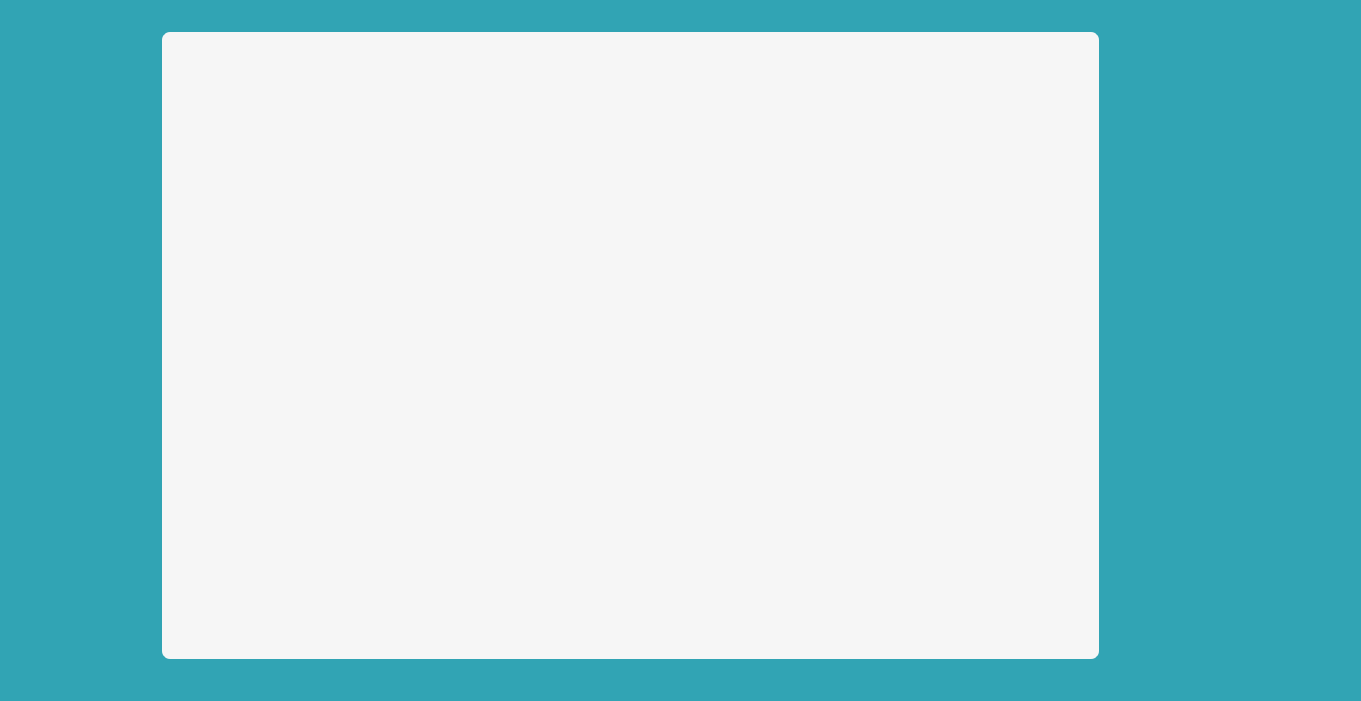
<?xml version="1.0" encoding="UTF-8"?>
<ui version="4.0">
 <class>Form</class>
 <widget class="QWidget" name="Form">
  <property name="geometry">
   <rect>
    <x>0</x>
    <y>0</y>
    <width>1361</width>
    <height>701</height>
   </rect>
  </property>
  <property name="windowTitle">
   <string>Form</string>
  </property>
  <property name="styleSheet">
   <string notr="true">#Form{
background-color: #31a4b4; 
}</string>
  </property>
  <widget class="QLabel" name="label">
   <property name="geometry">
    <rect>
     <x>310</x>
     <y>110</y>
     <width>631</width>
     <height>421</height>
    </rect>
   </property>
   <property name="text">
    <string/>
   </property>
   <property name="pixmap">
    <pixmap>templates_c++-removebg-preview.png</pixmap>
   </property>
   <property name="scaledContents">
    <bool>true</bool>
   </property>
  </widget>
  <widget class="QPushButton" name="employehome">
   <property name="geometry">
    <rect>
     <x>300</x>
     <y>110</y>
     <width>191</width>
     <height>101</height>
    </rect>
   </property>
   <property name="font">
    <font>
     <pointsize>7</pointsize>
     <weight>75</weight>
     <italic>false</italic>
     <bold>true</bold>
    </font>
   </property>
   <property name="styleSheet">
    <string notr="true">#employehome {
    width: 50px; /* Set width */
    height: 50px; /* Set height */
    border: none; /* Remove border */
    border-radius: 50%; /* Make it circular */
    background-color: transparent; /* Set initial background color */
    padding: 0; /* Remove padding */
    text-align: center; /* Center text horizontally */
    line-height: 50px; /* Center text vertically */
}

#employehome:hover {
    background-color: #5bab99; /* Set background color on hover */
}

#employehome:pressed {
    background-color: #5bab99; /* Set background color when pressed */
}

</string>
   </property>
   <property name="text">
    <string/>
   </property>
   <property name="icon">
    <iconset>
     <normaloff>photos/team.png</normaloff>photos/team.png</iconset>
   </property>
   <property name="iconSize">
    <size>
     <width>100</width>
     <height>100</height>
    </size>
   </property>
   <property name="autoDefault">
    <bool>false</bool>
   </property>
  </widget>
  <widget class="QPushButton" name="patienthome">
   <property name="geometry">
    <rect>
     <x>210</x>
     <y>290</y>
     <width>191</width>
     <height>111</height>
    </rect>
   </property>
   <property name="font">
    <font>
     <pointsize>7</pointsize>
     <italic>false</italic>
    </font>
   </property>
   <property name="styleSheet">
    <string notr="true">#patienthome {
    width: 50px; /* Set width */
    height: 50px; /* Set height */
    border: none; /* Remove border */
    border-radius: 50%; /* Make it circular */
    background-color: transparent; /* Set initial background color */
    padding: 0; /* Remove padding */
    text-align: center; /* Center text horizontally */
    line-height: 50px; /* Center text vertically */
}

#patienthome:hover {
    background-color: #5bab99; /* Set background color on hover */
}

#patienthome:pressed {
    background-color: #5bab99; /* Set background color when pressed */
}


</string>
   </property>
   <property name="text">
    <string/>
   </property>
   <property name="icon">
    <iconset>
     <normaloff>photos/medical.png</normaloff>photos/medical.png</iconset>
   </property>
   <property name="iconSize">
    <size>
     <width>100</width>
     <height>100</height>
    </size>
   </property>
   <property name="autoDefault">
    <bool>false</bool>
   </property>
  </widget>
  <widget class="QPushButton" name="reserhome">
   <property name="geometry">
    <rect>
     <x>300</x>
     <y>500</y>
     <width>181</width>
     <height>111</height>
    </rect>
   </property>
   <property name="font">
    <font>
     <pointsize>6</pointsize>
     <weight>50</weight>
     <italic>false</italic>
     <bold>false</bold>
     <underline>false</underline>
    </font>
   </property>
   <property name="styleSheet">
    <string notr="true">#reserhome {
    width: 50px; /* Set width */
    height: 50px; /* Set height */
    border: none; /* Remove border */
    border-radius: 50%; /* Make it circular */
    background-color: transparent; /* Set initial background color */
    padding: 0; /* Remove padding */
    text-align: center; /* Center text horizontally */
    line-height: 50px; /* Center text vertically */
}

#reserhome:hover {
    background-color: #5bab99; /* Set background color on hover */
}

#reserhome:pressed {
    background-color: #5bab99; /* Set background color when pressed */
}</string>
   </property>
   <property name="text">
    <string/>
   </property>
   <property name="icon">
    <iconset>
     <normaloff>photos/time-management.png</normaloff>photos/time-management.png</iconset>
   </property>
   <property name="iconSize">
    <size>
     <width>100</width>
     <height>100</height>
    </size>
   </property>
   <property name="autoDefault">
    <bool>false</bool>
   </property>
  </widget>
  <widget class="QPushButton" name="equiphome">
   <property name="geometry">
    <rect>
     <x>750</x>
     <y>100</y>
     <width>201</width>
     <height>111</height>
    </rect>
   </property>
   <property name="font">
    <font>
     <pointsize>6</pointsize>
     <weight>75</weight>
     <italic>false</italic>
     <bold>true</bold>
     <underline>false</underline>
    </font>
   </property>
   <property name="styleSheet">
    <string notr="true"> 
#equiphome {
    width: 50px; /* Set width */
    height: 50px; /* Set height */
    border: none; /* Remove border */
    border-radius: 50%; /* Make it circular */
    background-color: transparent; /* Set initial background color */
    padding: 0; /* Remove padding */
    text-align: center; /* Center text horizontally */
    line-height: 50px; /* Center text vertically */
}

#equiphome:hover {
    background-color: #5bab99; /* Set background color on hover */
}

#equiphome:pressed {
    background-color: #5bab99; /* Set background color when pressed */
}

</string>
   </property>
   <property name="text">
    <string/>
   </property>
   <property name="icon">
    <iconset>
     <normaloff>photos/resistance-band.png</normaloff>photos/resistance-band.png</iconset>
   </property>
   <property name="iconSize">
    <size>
     <width>100</width>
     <height>100</height>
    </size>
   </property>
   <property name="autoDefault">
    <bool>false</bool>
   </property>
  </widget>
  <widget class="QPushButton" name="traitementhome">
   <property name="geometry">
    <rect>
     <x>860</x>
     <y>290</y>
     <width>201</width>
     <height>111</height>
    </rect>
   </property>
   <property name="font">
    <font>
     <pointsize>6</pointsize>
     <weight>75</weight>
     <italic>false</italic>
     <bold>true</bold>
     <underline>false</underline>
    </font>
   </property>
   <property name="styleSheet">
    <string notr="true"> 
#traitementhome{
    width: 50px; /* Set width */
    height: 50px; /* Set height */
    border: none; /* Remove border */
    border-radius: 50%; /* Make it circular */
    background-color: transparent; /* Set initial background color */
    padding: 0; /* Remove padding */
    text-align: center; /* Center text horizontally */
    line-height: 50px; /* Center text vertically */
}

#traitementhome:hover {
    background-color: #5bab99; /* Set background color on hover */
}

#traitementhome:pressed {
    background-color: #5bab99; /* Set background color when pressed */
}

</string>
   </property>
   <property name="text">
    <string/>
   </property>
   <property name="icon">
    <iconset>
     <normaloff>photos/medical-records.png</normaloff>photos/medical-records.png</iconset>
   </property>
   <property name="iconSize">
    <size>
     <width>100</width>
     <height>100</height>
    </size>
   </property>
   <property name="autoDefault">
    <bool>false</bool>
   </property>
  </widget>
  <widget class="QPushButton" name="paiementhome">
   <property name="geometry">
    <rect>
     <x>760</x>
     <y>490</y>
     <width>221</width>
     <height>111</height>
    </rect>
   </property>
   <property name="font">
    <font>
     <pointsize>6</pointsize>
     <weight>75</weight>
     <italic>false</italic>
     <bold>true</bold>
     <underline>false</underline>
    </font>
   </property>
   <property name="styleSheet">
    <string notr="true"> 
#paiementhome{
    width: 50px; /* Set width */
    height: 50px; /* Set height */
    border: none; /* Remove border */
    border-radius: 50%; /* Make it circular */
    background-color: transparent; /* Set initial background color */
    padding: 0; /* Remove padding */
    text-align: center; /* Center text horizontally */
    line-height: 50px; /* Center text vertically */
}

#paiementhome:hover {
    background-color: #5bab99; /* Set background color on hover */
}

#paiementhome:pressed {
    background-color: #5bab99; /* Set background color when pressed */
}
</string>
   </property>
   <property name="text">
    <string/>
   </property>
   <property name="icon">
    <iconset>
     <normaloff>photos/online-banking.png</normaloff>photos/online-banking.png</iconset>
   </property>
   <property name="iconSize">
    <size>
     <width>105</width>
     <height>105</height>
    </size>
   </property>
   <property name="autoDefault">
    <bool>false</bool>
   </property>
  </widget>
  <widget class="QLabel" name="tablelabel">
   <property name="geometry">
    <rect>
     <x>160</x>
     <y>30</y>
     <width>941</width>
     <height>631</height>
    </rect>
   </property>
   <property name="styleSheet">
    <string notr="true">#tablelabel {
    background-color: #f6f6f6;
    border: 2px solid #31a4b4;
    border-radius: 10px; /* Adjust the border radius as needed */
    padding: 5px; /* Add padding for better appearance */
}
</string>
   </property>
   <property name="text">
    <string/>
   </property>
  </widget>
  <zorder>tablelabel</zorder>
  <zorder>label</zorder>
  <zorder>employehome</zorder>
  <zorder>patienthome</zorder>
  <zorder>reserhome</zorder>
  <zorder>equiphome</zorder>
  <zorder>traitementhome</zorder>
  <zorder>paiementhome</zorder>
 </widget>
 <resources/>
 <connections/>
</ui>
